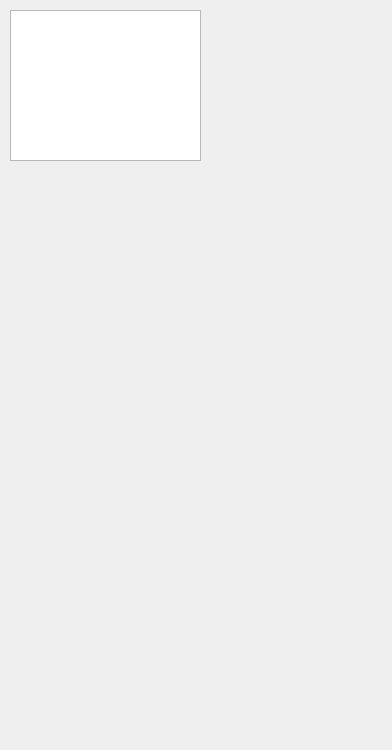
<?xml version="1.0" encoding="UTF-8"?>
<ui version="4.0">
 <class>Dialog_ExportUebersicht</class>
 <widget class="QDialog" name="Dialog_ExportUebersicht">
  <property name="geometry">
   <rect>
    <x>0</x>
    <y>0</y>
    <width>392</width>
    <height>750</height>
   </rect>
  </property>
  <property name="windowTitle">
   <string>Exportübersicht</string>
  </property>
  <widget class="QTableWidget" name="tableWidget_exporte">
   <property name="geometry">
    <rect>
     <x>10</x>
     <y>10</y>
     <width>191</width>
     <height>151</height>
    </rect>
   </property>
  </widget>
 </widget>
 <resources/>
 <connections/>
</ui>
